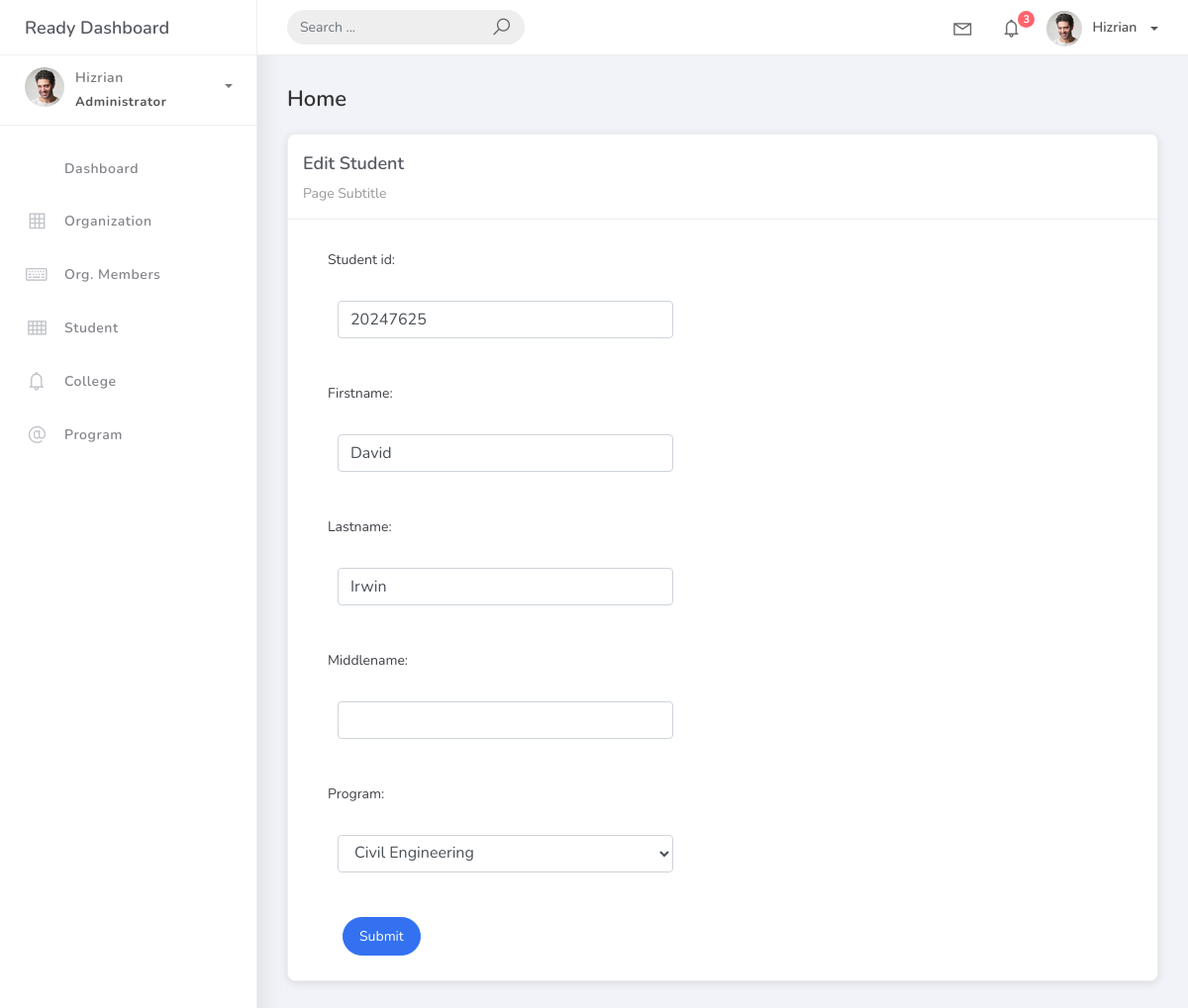
The page /students/1/ (signed in) on the database its author committed.
### projectsite/models.py (models this page shows, shortened)
class BaseModel(models.Model):
    created_at = models.DateTimeField(auto_now_add=True, db_index=True)
    updated_at = models.DateTimeField(auto_now=True)
    class Meta:
        abstract = True

class Student(BaseModel):
    student_id = models.CharField(max_length=50, unique=True)
    firstname = models.CharField(max_length=50)
    lastname = models.CharField(max_length=50)
    middlename = models.CharField(max_length=50, blank=True)
    program = models.ForeignKey(Program, on_delete=models.CASCADE)
    created_at = models.DateTimeField(default=timezone.now)

### projectsite/views.py (the view)
# urls.py: path('students/<int:pk>/', views.StudentUpdateView.as_view(), name='student-edit'),
class StudentUpdateView(LoginRequiredMixin, UpdateView):
    model = Student
    template_name = 'student_edit.html'
    fields = ['student_id', 'firstname', 'lastname', 'middlename', 'program']
    success_url = reverse_lazy('student-list')

### projectsite/models.py (called while the page is built)
    def __str__(self):
        return self.program_name

### templates/student_edit.html (shortened to what this page needs)
{% extends 'base.html' %} {% load static %} {% block content %}
<div class="content">
    <div class="container-fluid">
        <h4 class="page-title">Home</h4>
        <div class="row">
            <div class="col-md-12">
                <div class="card">
                    <div class="card-header">
                        <div class="card-title">Edit Student</div>
                        <div class="card-category">Page Subtitle</div>
                    </div>
                    <div class="col-md-6">
                        <div class="card-body">
                            <form class="" action="" method="post" novalidate>
                                {% include 'includes/form.html' %}
                                <div class="form-group">
                                    <div class="col-md-12 col-sm-3">
                                        <button type="submit" class="btn btn-primary btn-rounded">Submit</button>
                                    </div>
                                </div>
                            </form>
                        </div>
                    </div>
                </div>
            </div>
        </div>
    </div>
</div>
{% endblock %}

### templates/includes/form.html (shortened to what this page needs)
{% load widget_tweaks %}
{% for field in form %}
<div class="field item form-group">
    <label>{{ field.label_tag}}</label>
    <div class="form-group">
        {% render_field field class="form-control" %}
    </div>
</div>
{% endfor %}

### templates/base.html (style rules this page uses)
.card-title { font-size: 1.25rem; font-weight: 600; color: #1a237e; margin-bottom: 1.2rem; }
.card { margin-bottom: 25px; box-shadow: 0 2px 10px rgba(0,0,0,0.1); border-radius: 8px; transition: transform 0.2s; }
.card-body { padding: 1.5rem; }
.card-header { background-color: #fff; border-bottom: 2px solid #f5f5f5; padding: 1.2rem 1.5rem; }

### rows shown on the page
Student: student_id "20247625" "David" "Irwin" "Civil Engineering"

### other values the page prints
{{ field.label_tag }} "Student id:" "Firstname:" "Lastname:" "Middlename:" "Program:"
